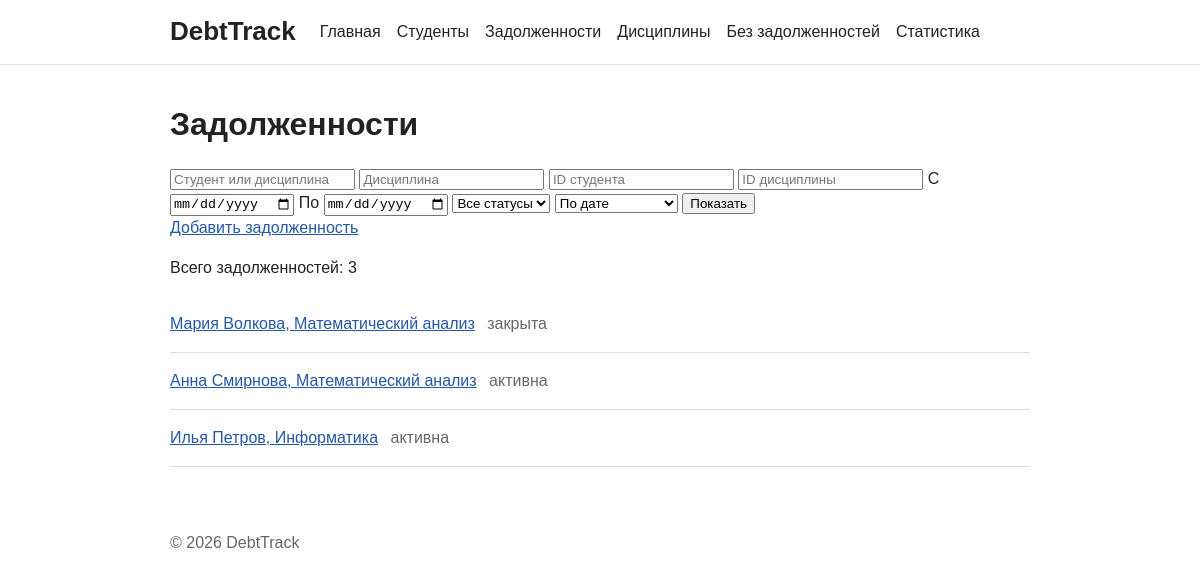
Page /debts/ on the committed database.
### debts/models.py (models this page shows, shortened)
class Debt(models.Model):
    id = models.AutoField(primary_key=True)
    student = models.ForeignKey(
        "students.Student", on_delete=models.CASCADE, related_name="debts",
        verbose_name="Студент",
    )
    discipline = models.ForeignKey(
        "homepage.Discipline", on_delete=models.CASCADE,
        related_name="debts", verbose_name="Дисциплина",
    )
    date_created = models.DateField("Дата задолженности")
    is_closed = models.BooleanField("Закрыта", default=False)
    objects = DebtQuerySet.as_manager()
    class Meta:
        db_table = "debts"
        verbose_name = "Задолженность"
        verbose_name_plural = "Задолженности"

### students/models.py (models this page shows, shortened)
class Student(models.Model):
    id = models.AutoField(primary_key=True)
    name = models.CharField("ФИО", max_length=255)
    group_number = models.CharField("Группа", max_length=100)
    record_book = models.CharField("Зачётная книжка", max_length=100,
                                   blank=True)
    class Meta:
        db_table = "students"
        verbose_name = "Студент"
        verbose_name_plural = "Студенты"

### homepage/models.py (models this page shows, shortened)
class Discipline(models.Model):
    id = models.AutoField(primary_key=True)
    name = models.CharField("Название", max_length=255)
    teacher = models.CharField("Преподаватель", max_length=255, blank=True)
    semester = models.IntegerField("Семестр")
    class Meta:
        db_table = "disciplines"
        verbose_name = "Дисциплина"
        verbose_name_plural = "Дисциплины"

### debts/views.py (the view)
# urls.py: path("debts/", include("debts.urls")),
def debts(request):
    queryset = Debt.objects.select_related("student", "discipline")
    query = request.GET.get("q", "").strip()
    status = request.GET.get("status", "")
    discipline = request.GET.get("discipline", "").strip()
    student_id = request.GET.get("student_id", "").strip()
    discipline_id = request.GET.get("discipline_id", "").strip()
    date_from = request.GET.get("date_from", "").strip()
    date_to = request.GET.get("date_to", "").strip()
    if query:
        queryset = queryset.filter(
            Q(student__name__icontains=query)
            | Q(discipline__name__icontains=query)
        )
    if status == "open":
        queryset = queryset.open()
    elif status == "closed":
        queryset = queryset.closed()
    if discipline:
        queryset = queryset.filter(discipline__name__icontains=discipline)
    if student_id.isdecimal() and len(student_id) <= 18:
        queryset = queryset.filter(student_id=int(student_id))
    if discipline_id.isdecimal() and len(discipline_id) <= 18:
        queryset = queryset.filter(discipline_id=int(discipline_id))
    for value, lookup in (
        (date_from, "date_created__gte"),
        (date_to, "date_created__lte"),
    ):
        try:
            parsed_date = date.fromisoformat(value)
        except ValueError:
            continue
        queryset = queryset.filter(**{lookup: parsed_date})
    sort = request.GET.get("sort", "date")
    ordering = {
        "date": ("date_created", "id"),
        "date_desc": ("-date_created", "-id"),
        "student": ("student__name", "date_created", "id"),
        "discipline": ("discipline__name", "date_created", "id"),
    }
    queryset = queryset.order_by(*ordering.get(sort, ordering["date"]))
    page = Paginator(queryset, 10).get_page(request.GET.get("page"))
    params = request.GET.copy()
    params.pop("page", None)
    return render(
        request, "debts/debt_list.html",
        {"debts": page, "page": page, "query": query, "status": status,
         "discipline": discipline, "sort": sort,
         "student_id": student_id, "discipline_id": discipline_id,
         "date_from": date_from, "date_to": date_to,
         "page_query": params.urlencode()},
    )

### debts/templates/debts/debt_list.html (shortened to what this page needs)
{% extends "base.html" %}
{% block content %}
<h1>Задолженности</h1>
<form method="get">
    <input name="q" value="{{ query }}" placeholder="Студент или дисциплина">
    <input name="discipline" value="{{ discipline }}" placeholder="Дисциплина">
    <input name="student_id" value="{{ student_id }}" placeholder="ID студента">
    <input name="discipline_id" value="{{ discipline_id }}" placeholder="ID дисциплины">
    <label>С <input type="date" name="date_from" value="{{ date_from }}"></label>
    <label>По <input type="date" name="date_to" value="{{ date_to }}"></label>
    <select name="status">
        <option value="">Все статусы</option>
    </select>
    <select name="sort">
        <option value="date" {% if sort == "date" %}selected{% endif %}>По дате</option>
    </select>
    <button type="submit">Показать</button>
</form>
<a href="{% url 'debts:create' %}">Добавить задолженность</a>
<p>Всего задолженностей: {{ page.paginator.count }}</p>
{% if debts %}
<ul class="list">
    {% for debt in debts %}
    <li>
        <a href="{% url 'debts:detail' debt.id %}">{{ debt.student.name }}, {{ debt.discipline.name }}</a>
        {% include "debts/includes/debt_status.html" %}
    </li>
    {% endfor %}
</ul>
{% else %}
<p class="muted">Задолженности не найдены.</p>
{% endif %}
{% endblock %}

### templates/base.html (shortened to what this page needs)
{% load static %}
<!DOCTYPE html>
<html lang="ru">
<head>
    <link rel="stylesheet" href="{% static 'homepage/css/style.css' %}">
</head>
<body>
<header>
    <div class="header-content">
        <h1 class="site-brand">
            <a href="{% url 'homepage:index' %}">DebtTrack</a>
        </h1>
        {% include "includes/navigation.html" %}
    </div>
</header>
<main>{% block content %}{% endblock %}</main>
<footer>
    <p>© <span id="current-year"></span> DebtTrack</p>
</footer>
</body>
</html>

### templates/includes/navigation.html
<nav>
    <a href="{% url 'homepage:index' %}">Главная</a>
    <a href="{% url 'students:list' %}">Студенты</a>
    <a href="{% url 'debts:list' %}">Задолженности</a>
    <a href="{% url 'homepage:disciplines' %}">Дисциплины</a>
    <a href="{% url 'students:clean' %}">Без задолженностей</a>
    <a href="{% url 'debts:statistics' %}">Статистика</a>
</nav>

### debts/templates/debts/includes/debt_status.html
<span class="debt-status">{% if debt.is_closed %}закрыта{% else %}активна{% endif %}</span>

### homepage/static/homepage/css/style.css (style rules this page uses)
* { box-sizing: border-box; }
body { min-height: 100vh; margin: 0; color: #222; background: #fff; font: 16px/1.5 Arial, sans-serif; }
header { border-bottom: 1px solid #ddd; }
.header-content, main, footer { width: min(100% - 32px, 860px); margin: 0 auto; }
.header-content { display: flex; align-items: center; gap: 24px; min-height: 64px; }
nav, .actions { display: flex; flex-wrap: wrap; gap: 16px; }
main { padding: 40px 0; }
footer { padding: 8px 0 24px; color: #666; }
h1, h2 { line-height: 1.2; }
h1 { margin: 0 0 24px; }
a { color: #2457a6; }
header a { color: #222; text-decoration: none; }
.site-brand { margin: 0; font-size: 26px; }
.list { margin: 0; padding: 0; list-style: none; }
.list li, .list-item { padding: 16px 0; border-bottom: 1px solid #ddd; }
.debt-status, .muted { color: #666; }
.debt-status { margin-left: 8px; }

### rows in the picture
Debt: student.name "Мария Волкова", discipline.name "Математический анализ", is_closed "закрыта"
Debt: student.name "Анна Смирнова", discipline.name "Математический анализ", is_closed "активна"
Debt: student.name "Илья Петров", discipline.name "Информатика", is_closed "активна"

### other values in the picture
{{ page.paginator.count }} "3"
